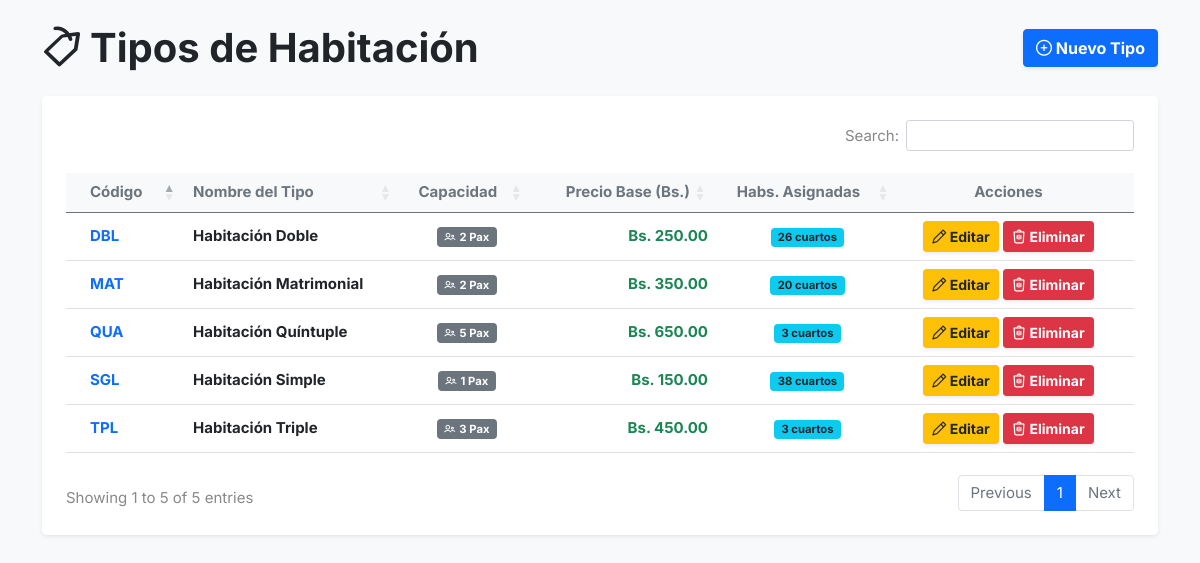
Page /tipo_habitacion/index.php (signed in) on the committed database.
### tables this page shows
CREATE TABLE `tipo_habitacion` (
  `id_tipo` int(11) NOT NULL,
  `codigo` varchar(20) NOT NULL,
  `nombre` varchar(100) NOT NULL,
  `precio` decimal(10,2) NOT NULL DEFAULT 0.00,
  `capacidad` int(11) NOT NULL DEFAULT 1
);

### tipo_habitacion/index.php (the view, shortened to what this page needs)
<?php
include '../conexion.php';
$sql = "SELECT t.*, (SELECT COUNT(*) FROM habitacion h WHERE h.id_tipo = t.id_tipo) as total_habitaciones
        FROM tipo_habitacion t ORDER BY t.id_tipo ASC";
$resultado = $conexion->query($sql);
?>
<!DOCTYPE html>
<html lang="es">
<?php include '../header.php'; ?>
<link rel="stylesheet" href="https://cdn.datatables.net/1.13.6/css/dataTables.bootstrap5.min.css" />
<link rel="stylesheet" href="https://cdn.datatables.net/buttons/2.4.1/css/buttons.bootstrap5.min.css" />
<body class="bg-light py-4">
  <div class="container">
    <div class="d-flex justify-content-between align-items-center mb-4">
      <h2 class="fw-bold text-dark"><i class="lni lni-tag me-2"></i>Tipos de Habitación</h2>
      <button class="btn btn-primary fw-bold shadow-sm" data-bs-toggle="modal" data-bs-target="#modalCrearTipo">
        <i class="lni lni-circle-plus"></i> Nuevo Tipo
      </button>
    </div>
    <div class="card shadow-sm border-0 rounded-3">
      <div class="card-body p-4">
        <div class="table-responsive">
          <table id="tablaTipos" class="table table-hover align-middle mb-0" style="width: 100%;">
            <thead class="table-light text-secondary">
              <tr>
                <th class="ps-4">Código</th>
                <th>Nombre del Tipo</th>
                <th class="text-center">Capacidad</th>
                <th class="text-end">Precio Base (Bs.)</th>
                <th class="text-center">Habs. Asignadas</th>
                <th class="text-center pe-4">Acciones</th>
              </tr>
            </thead>
            <tbody>
              <?php if ($resultado && $resultado->num_rows > 0): ?>
                <?php while ($fila = $resultado->fetch_assoc()): ?>
                  <tr>
                    <td class="ps-4 fw-bold text-primary"><?= htmlspecialchars($fila['codigo']) ?></td>
                    <td class="fw-bold text-dark"><?= htmlspecialchars($fila['nombre']) ?></td>
                    <td class="text-center">
                        <span class="badge bg-secondary"><i class="lni lni-users me-1"></i><?= htmlspecialchars($fila['capacidad']) ?> Pax</span>
                    </td>
                    <td class="text-end fw-bold text-success">Bs. <?= number_format($fila['precio'], 2) ?></td>
                    <td class="text-center">
                        <span class="badge <?= $fila['total_habitaciones'] > 0 ? 'bg-info text-dark' : 'bg-light text-secondary border' ?>"><?= $fila['total_habitaciones'] ?> cuartos</span>
                    </td>
                    <td class="text-center pe-4">
                      <button type="button" class="btn btn-sm btn-warning fw-bold shadow-sm text-dark" data-bs-toggle="modal" data-bs-target="#modalEditarTipo<?= $fila['id_tipo'] ?>">
                        <i class="lni lni-pencil"></i> Editar
                      </button>
                      <button type="button" class="btn btn-sm btn-danger fw-bold shadow-sm" data-bs-toggle="modal" data-bs-target="#modalEliminarTipo<?= $fila['id_tipo'] ?>">
                        <i class="lni lni-trash"></i> Eliminar
                      </button>
                    </td>
                  </tr>
                <?php endwhile; ?>
              <?php endif; ?>
            </tbody>
          </table>
        </div>
      </div>
    </div>
  </div>
</body>
</html>

### assets/css/main.css (style rules this page uses)
html { scroll-behavior: smooth; }
body { font-family: "Inter", sans-serif; font-weight: normal; font-style: normal; color: #888; overflow-x: hidden; font-size: 15px; }
* { margin: 0; padding: 0; }
span, a { display: inline-block; text-decoration: none; transition: all 0.4s ease; -webkit-transition: all 0.4s ease; -moz-transition: all 0.4s ease; }
h1, h2, h3, h4, h5, h6 { font-weight: 600; margin: 0px; color: #081828; }
h2 { font-size: 40px; }

### rows in the picture
tipo_habitacion: codigo "SGL", nombre "Habitación Simple", capacidad "1", precio "150.00", total_habitaciones "38"
tipo_habitacion: codigo "DBL", nombre "Habitación Doble", capacidad "2", precio "250.00", total_habitaciones "26"
tipo_habitacion: codigo "MAT", nombre "Habitación Matrimonial", capacidad "2", precio "350.00", total_habitaciones "20"
tipo_habitacion: codigo "TPL", nombre "Habitación Triple", capacidad "3", precio "450.00", total_habitaciones "3"
tipo_habitacion: codigo "QUA", nombre "Habitación Quíntuple", capacidad "5", precio "650.00", total_habitaciones "3"
